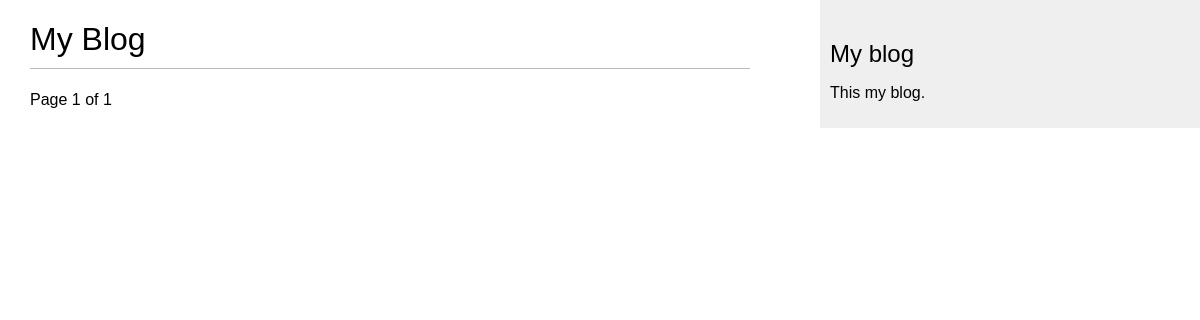
/blog/, run on an earlier commit of the app's database.
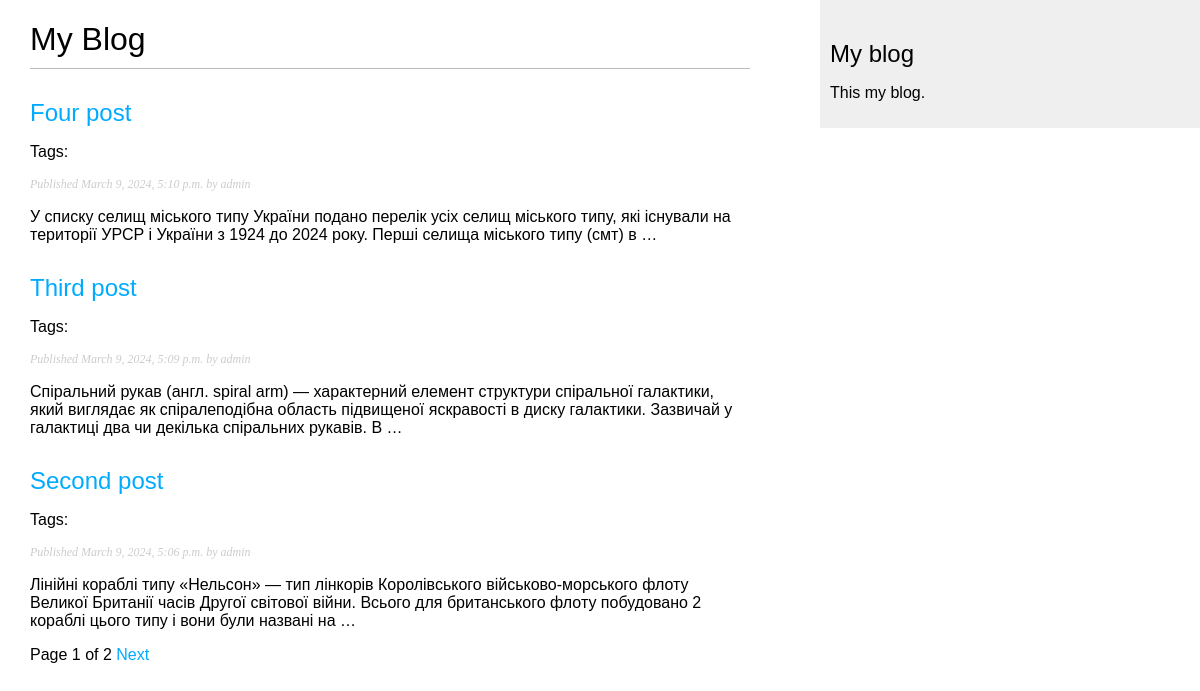
And on a later commit of the database.
### blog/models.py (models this page shows, shortened)
class Post(models.Model):
    class Status(models.TextChoices):
        DRAFT = 'DF', 'Draft'
        PUBLISHED = 'PB', 'Published'
    title = models.CharField(max_length=250)
    slug = models.SlugField(max_length=250,
                            unique_for_date='publish')
    author = models.ForeignKey(User,
                               on_delete=models.CASCADE,
                               related_name='blog_posts')
    body = models.TextField()
    publish = models.DateTimeField(default=timezone.now)
    created = models.DateTimeField(auto_now_add=True)
    updated = models.DateTimeField(auto_now=True)
    status = models.CharField(max_length=2,
                              choices=Status.choices,
                              default=Status.DRAFT)
    objects = models.Manager()
    published = PublishedManager()
    tags = TaggableManager()
    class Meta:
        ordering = ['-publish']
        indexes = [
            models.Index(fields=['-publish']),
        ]
    def get_absolute_url(self):
        return reverse('blog:post_detail',
                       args=[self.publish.year,
                             self.publish.month,
                             self.publish.day,
                             self.slug])

### blog/views.py (the view)
# urls.py: path('', views.post_list, name='post_list'),
def post_list(request, tag_slug=None):
    post_list = Post.published.all()
    tag = None
    if tag_slug:
        tag = get_object_or_404(Tag, slug=tag_slug)
        post_list = post_list.filter(tags__in=[tag])
    paginator = Paginator(post_list, 3)
    page_number = request.GET.get('page', 1)
    try:
        posts = paginator.page(page_number)
    except PageNotAnInteger:
        posts = paginator.page(1)
    except EmptyPage:
        posts = paginator.page(paginator.num_pages)
    return render(request,
                  'blog/post/list.html',
                  {'posts': posts,
                   'tag': tag})

### blog/models.py (called while the page is built)
    def get_queryset(self):
        return super().get_queryset()\
                      .filter(status=Post.Status.PUBLISHED)

### blog/templates/blog/post/list.html (shortened to what this page needs)
{% extends "blog/base.html" %}
{% block content %}
    <h1>My Blog</h1>
    {% for post in posts %}
        <h2>
            <a href="{{ post.get_absolute_url }}">
                {{ post.title }}
            </a>
        </h2>
        <p class="tags">
            Tags:
        </p>
        <p class="date">
            Published {{ post.publish }} by {{ post.author }}
        </p>
        {{ post.body|truncatewords:30|linebreaks }}
    {% endfor %}
    {% include "pagination.html" with page=posts %}
{% endblock %}

### blog/templates/blog/base.html (shortened to what this page needs)
{% load static %}
<!DOCTYPE html>
<html lang="en">
<head>
    <link href="{% static 'css/blog.css' %}" rel="stylesheet">
</head>
<body>
    <div id="content">
        {% block content %}
        {% endblock %}
    </div>
    <div id="sidebar">
        <h2>My blog</h2>
        <p>This my blog.</p>
    </div>
</body>
</html>

### blog/templates/pagination.html (shortened to what this page needs)
<div class="paginaton">
    <span class="step-links">
    <span class="current">
        Page {{ page.number }} of {{ page.paginator.num_pages }}
    </span>
    {% if page.has_next %}
        <a href="?page={{ page.next_page_number }}">Next</a>
    {% endif %}
    </span>
</div>

### blog/static/css/blog.css (style rules this page uses)
body { margin:0; padding:0; font-family:helvetica, sans-serif; }
a { color:#00abff; text-decoration:none; }
h1 { font-weight:normal; border-bottom:1px solid #bbb; padding:0 0 10px 0; }
h2 { font-weight:normal; margin:30px 0 0; }
#content { float:left; width:60%; padding:0 0 0 30px; }
#sidebar { float:right; width:30%; padding:10px; background:#efefef; height:100%; }
p.date { color:#ccc; font-family: georgia, serif; font-size: 12px; font-style: italic; }

What changed in the data, as far as the page shows it:
added Post: title "Four post", publish "March 9, 2024, 5:10 p.m.", author "admin", body "У списку селищ міського типу України подано перелік усіх селищ міського типу, які існували на території УРСР і України з 1924 до 2024 року. Перші селища міського типу (смт) в …"
added Post: title "Third post", publish "March 9, 2024, 5:09 p.m.", author "admin", body "Спіральний рукав (англ. spiral arm) — характерний елемент структури спіральної галактики, який виглядає як спіралеподібна область підвищеної яскравості в диску галактики. Зазвичай у галактиці два чи декілька спіральних рукавів. В …"
added Post: title "Second post", publish "March 9, 2024, 5:06 p.m.", author "admin", body "Лінійні кораблі типу «Нельсон» — тип лінкорів Королівського військово-морського флоту Великої Британії часів Другої світової війни. Всього для британського флоту побудовано 2 кораблі цього типу і вони були названі на …"
Also different on the page:
{{ page.paginator.num_pages }}: "1" → "2"
text now shown: "Next"
